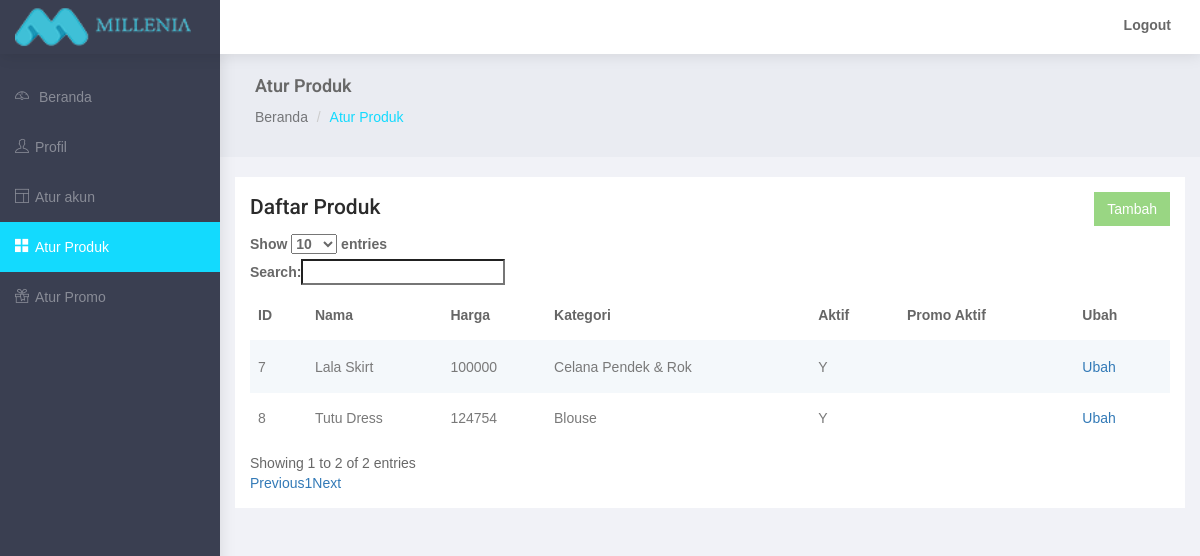
The app's page /admin/product.php (signed in), older data.
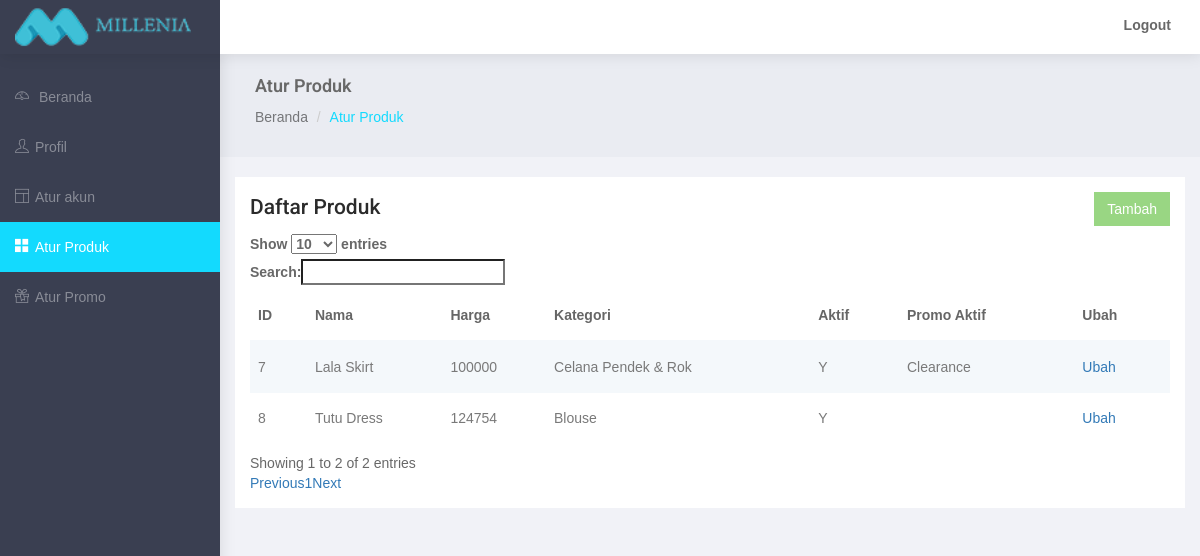
The same page, newer data.
### tables this page shows
CREATE TABLE `mi_product` (
  `product_no` int(11) NOT NULL,
  `product_code` varchar(20) DEFAULT NULL,
  `product_name` varchar(100) NOT NULL,
  `product_price` int(11) NOT NULL,
  `product_price_grosir1` int(3) DEFAULT NULL,
  `product_price_grosir2` int(3) DEFAULT NULL,
  `product_price_grosir3` int(3) DEFAULT NULL,
  `product_weight` decimal(5,2) NOT NULL,
  `product_subsubcategory_id` int(11) NOT NULL,
  `product_desc` varchar(300) NOT NULL,
  `product_detail` text NOT NULL,
  `product_size_detail` text NOT NULL,
  `product_motm` enum('Y','N') NOT NULL DEFAULT 'N',
  `product_active` enum('Y','N') NOT NULL,
  `product_clearance_active` enum('Y','N') NOT NULL DEFAULT 'N',
  `product_time_active` enum('Y','N') NOT NULL DEFAULT 'N',
  `product_qty_active` enum('Y','N') NOT NULL DEFAULT 'N',
  `product_time_day` date NOT NULL,
  `product_time_hour` time NOT NULL,
  `product_qty_sale` int(11) DEFAULT NULL,
  `product_promo_price` int(11) NOT NULL,
  `product_timestamp` timestamp NOT NULL DEFAULT CURRENT_TIMESTAMP,
  `product_created_user` varchar(20) NOT NULL
);

### admin/product.php (the view, shortened to what this page needs)
<?php
	require 'includes/connect.php';
?>
<!DOCTYPE html>
<html lang="en">
<head>
    <link rel="stylesheet" href="https://cdn.datatables.net/1.10.16/css/dataTables.bootstrap.min.css">
</head>
<body>
    <div id="wrapper">
        <div id="page-wrapper">
            <div class="container-fluid">
                <div class="row bg-title">
                    <div class="col-lg-12">
                        <h4 class="page-title">Atur Produk</h4>
                        <ol class="breadcrumb">
                            <li><a href="index.php">Beranda</a></li>
                            <li class="active">Atur Produk</li>
                        </ol>
                    </div>
                </div>
                <div class="row">
                    <div class="col-md-12 col-lg-12 col-sm-12">
                        <div class="white-box">
                            <h3>Daftar Produk
                                <a href="add-product.php"><button class="pull-right btn btn-success">Tambah</button></a></h3>
                            <div class="table-responsive">
                                <table id="tbl" class="table-striped table">
                                    <thead>
                                        <tr>
                                            <th>ID</th>
                                            <th>Nama</th>
                                            <th>Harga</th>
                                            <th>Kategori</th>
                                            <th>Aktif</th>
                                            <th>Promo Aktif</th>
                                            <th>Ubah</th>
                                        </tr>
                                    </thead>
                                    <tbody>
                                        <?php
                                        $list = mysqli_query($conn, "SELECT * FROM view_product");
                                        while ($row = mysqli_fetch_assoc($list))
                                          {
                                            $no = $row['product_no'];
                                            $name = $row['product_name'];
                                            $price = $row['product_price'];
                                            $subsubcategory = $row['subsubcategory_name'];
                                            $active = $row['product_active'];
                                            $promo = $row['promo'];
                                            echo "
                                            <tr>
                                              <td>".$no."</td>
                                              <td>".$name."</td>
                                              <td>".$price."</td>
                                              <td>".$subsubcategory."</td>
                                              <td>".$active."</td>
                                              <td>".$promo."</td>
                                              <td><a href='edit-product.php?pid=".$no."'>Ubah</a></td>
                                            </tr>
                                            ";
                                          }
                                        ?>
                                    </tbody>
                                </table>
                            </div>
                        </div>
                    </div>
                </div>
            </div>
        </div>
    </div>
</body>
</html>

### admin/css/style.css (style rules this page uses)
* { outline:0!important }
body { background:#3a3f51;font-family:'Open Sans',sans-serif;margin:0;overflow-x:hidden;color:#686868 }
html { position:relative;min-height:100%;background:#f1f2f7 }
h1,h2,h3,h4,h5,h6 { color:#2b2b2b;font-family:Roboto,sans-serif;margin:10px 0;font-weight:300 }
h3 { line-height:30px;font-size:21px }
h4 { line-height:22px;font-size:18px }
b { font-weight:600 }
.btn { border-radius:0 }
#wrapper { width:100% }
#page-wrapper { padding:0 0 60px;min-height:568px;background:#f1f2f7 }
.bg-title { background:#eaecf2;overflow:hidden;padding:15px 20px 10px;margin-bottom:20px }
.bg-title h4 { color:#686868;font-weight:600 }
.bg-title .breadcrumb { background:0 0;padding:0 }
.bg-title .breadcrumb a { color:rgba(0,0,0,.5) }
.bg-title .breadcrumb .active,.logo i { color:#13dafe }
.top-left-part { width:220px;float:left;background:#3a3f51 }
.top-left-part a { color:#fff;font-size:18px;line-height:50px;padding-left:15px;text-transform:uppercase }
.navbar-header { width:100%;background:#fff;border:0 }
.navbar-default { border:0;box-shadow:1px 1px 15px rgba(0,0,0,.1) }
.navbar-top-links { margin-right:0 }
.navbar-top-links>li { float:left }
.navbar-top-links li:last-child { margin-right:15px }
.navbar-top-links>li>a { color:#686868;padding:0 14px;line-height:50px;min-height:50px }
.profile-pic { padding:0 20px;line-height:50px }
.btn-success { background:#99d683;border:1px solid #99d683 }
table.dataTable thead .sorting,table.dataTable thead .sorting_asc,table.dataTable thead .sorting_asc_disabled,table.dataTable thead .sorting_desc,table.dataTable thead .sorting_desc_disabled { background:0 0 }
table.dataTable thead .sorting_asc:after { content:"\f0de";float:right;font-family:fontawesome }
table.dataTable thead .sorting:after { content:"\f0dc";float:right;font-family:fontawesome;color:rgba(50,50,50,.5) }
.white-box { background:#fff;padding:15px;margin-bottom:20px }
.white-box h3 { margin:0 0 12px;font-weight:500 }
.fa-fw { width:20px!important;display:inline-block!important;text-align:left!important }
.waves-effect { position:relative;cursor:pointer;display:inline-block;overflow:hidden;-webkit-user-select:none;-moz-user-select:none;-ms-user-select:none;user-select:none;-webkit-tap-highlight-color:transparent }
.table { margin-bottom:10px }
.table-hover>tbody>tr:hover,.table-striped>tbody>tr:nth-of-type(odd),.table>tbody>tr.active>td,.table>tbody>tr.active>th,.table>tbody>tr>td.active,.table>tbody>tr>th.active,.table>tfoot>tr.active>td,.table>tfoot>tr.active>th,.table>tfoot>tr>td.active,.table>tfoot>tr>th.active,.table>thead>tr.active>td,.table>thead>tr.active>th,.table>thead>tr>td.active,.table>thead>tr>th.active { background-color:#f4f8fb!important }
.table-bordered,.table>tbody>tr>td,.table>tbody>tr>th,.table>tfoot>tr>td,.table>tfoot>tr>th,.table>thead>tr>td,.table>thead>tr>th { border-top:1px solid #f4f8fb }
.table>tbody>tr>td,.table>tbody>tr>th,.table>tfoot>tr>td,.table>tfoot>tr>th,.table>thead>tr>td,.table>thead>tr>th { padding:15px 8px }
.table>thead>tr>th { vertical-align:bottom;border-bottom:2px solid #f4f8fb }
tbody { color:#797979 }
th { color:#666;font-weight:600 }
.sidebar { background:#3a3f51;overflow-y:auto }
.sidebar .sidebar-nav.navbar-collapse { padding-left:0;padding-right:0 }
.sidebar .fa-fw { width:20px;text-align:left;display:inline-block }
#side-menu li a { color:rgba(255,255,255,.4) }
#side-menu>li>a { padding:15px 30px 15px 15px }
#side-menu>li>a.active { background-color:#13dafe;color:#fff }
[class*=" ti-"],[class^=ti-] { font-family:themify;speak:none;font-style:normal;font-weight:400;font-variant:normal;text-transform:none;line-height:1;-webkit-font-smoothing:antialiased;-moz-osx-font-smoothing:grayscale }
.ti-user:before { content:"\e602" }
.ti-layout:before { content:"\e62e" }
.ti-gift:before { content:"\e6a0" }
.ti-dashboard:before { content:"\e6aa" }
.ti-layout-grid2-alt:before { content:"\e739" }
@media (min-width:768px) { #page-wrapper { position:relative;margin:0 0 0 220px;transition:.5s ease-out;top:50px } }
@media (min-width:768px) { .navbar-default { position:fixed;width:100%;top:0 } }
@media (min-width:768px) { .sidebar { z-index:1;position:fixed;width:220px;top:50px;height:95%;transform:translate3d(0,0,0);transition:all .6s ease-out } }

### admin/css/style2.css (style rules this page uses)
* { box-sizing: border-box; -moz-box-sizing: border-box; -webkit-box-sizing: border-box; font-family: arial; }
body { background: #bdc3c7; }

Row changes from the older to the newer data that the page shows:
changed mi_product "Lala Skirt": promo (not shown) → "Clearance"
